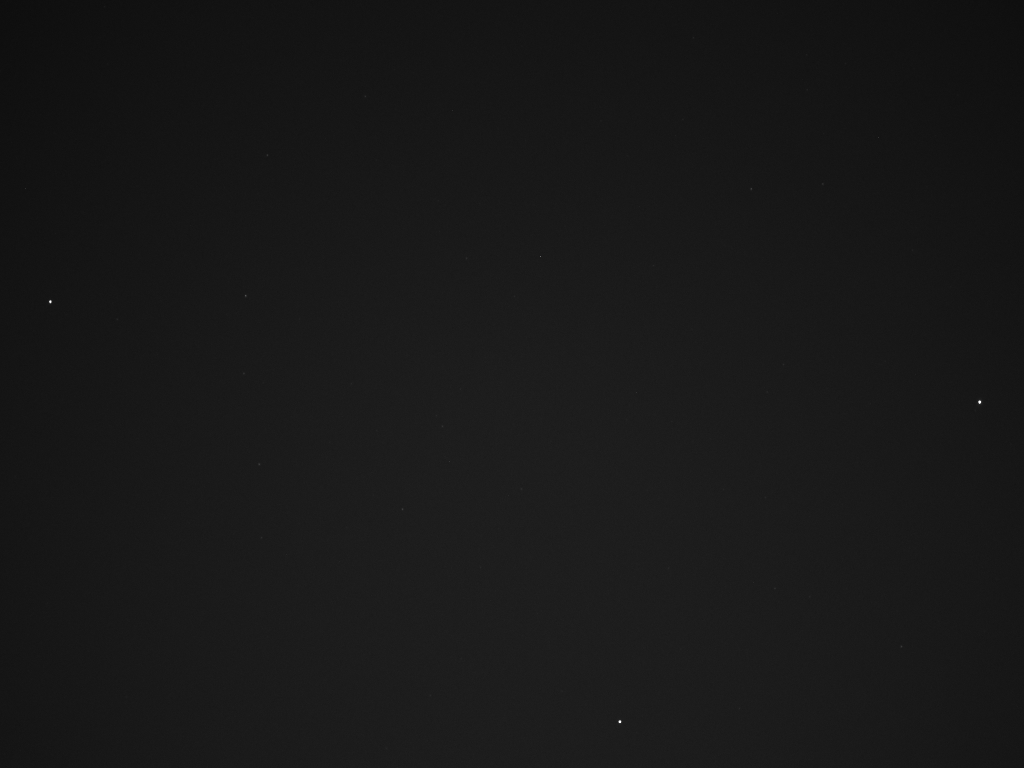
#> input picture tetra3/test_data/2019-07-29T204726_Alt40_Azi-45_Try1.tiff, 1024 x 768 px; its folder holds only this picture in this run
$ python -i tetra3.py   (imports and definitions only)   (older library calls are emulated)
#> lines starting #> are read from the running program, lines starting #| are printed output that depends on the picture
#> further down, picture is the input picture: shape (768, 1024); min 13, max 255, mean 24.4
"""
tetra3: A fast lost-in-space plate solver for star trackers.
============================================================

Use it to identify stars in images and get the corresponding direction (i.e. right ascension and
declination) in the sky which the camera points to. The only thing tetra3 needs to know is the
approximate field of view of your camera. tetra3 also includes a versatile function to find spot
centroids and statistics.

Included in the package:

    - :class:`tetra3.Tetra3`: Class to solve images and load/create databases.
    - :meth:`tetra3.get_centroids_from_image`: Extract spot centroids from an image.
    - :meth:`tetra3.crop_and_downsample_image`: Crop and/or downsample an image.

A default database (named `default_database`) is included in the repo, it is built for a maximum
field of view of 12 degrees and and the default settings.

Note:
    If you wish to build you own database (e.g. for different field of view) you must download the
    Yale Bright Star Catalog 'BCS5' from <http://tdc-www.harvard.edu/catalogs/bsc5.html> and place
    in the tetra3 directory. (Direct download link: <http://tdc-www.harvard.edu/catalogs/BSC5>.)

It is critical to set up the centroid extraction parameters (see :meth:`get_centroids_from_image`
to reliably return star centroids from a given image. After this is done, pass the same keyword
arguments to :meth:`Tetra3.solve_from_image` to use them when solving your images.

This is Free and Open-Source Software based on `Tetra` rewritten by Gustav Pettersson at ESA.

The original software is due to:
J. Brown, K. Stubis, and K. Cahoy, "TETRA: Star Identification with Hash Tables",
Proceedings of the AIAA/USU Conference on Small Satellites, 2017.
<https://digitalcommons.usu.edu/smallsat/2017/all2017/124/>
<github.com/brownj4/Tetra>

tetra3 license:
    Copyright 2019 the European Space Agency

    Licensed under the Apache License, Version 2.0 (the "License");
    you may not use this file except in compliance with the License.
    You may obtain a copy of the License at

        https://www.apache.org/licenses/LICENSE-2.0

    Unless required by applicable law or agreed to in writing, software
    distributed under the License is distributed on an "AS IS" BASIS,
    WITHOUT WARRANTIES OR CONDITIONS OF ANY KIND, either express or implied.
    See the License for the specific language governing permissions and
    limitations under the License.

Original Tetra license notice:
    Copyright (c) 2016 brownj4

    Permission is hereby granted, free of charge, to any person obtaining a copy
    of this software and associated documentation files (the "Software"), to deal
    in the Software without restriction, including without limitation the rights
    to use, copy, modify, merge, publish, distribute, sublicense, and/or sell
    copies of the Software, and to permit persons to whom the Software is
    furnished to do so, subject to the following conditions:

    The above copyright notice and this permission notice shall be included in all
    copies or substantial portions of the Software.

    THE SOFTWARE IS PROVIDED "AS IS", WITHOUT WARRANTY OF ANY KIND, EXPRESS OR
    IMPLIED, INCLUDING BUT NOT LIMITED TO THE WARRANTIES OF MERCHANTABILITY,
    FITNESS FOR A PARTICULAR PURPOSE AND NONINFRINGEMENT. IN NO EVENT SHALL THE
    AUTHORS OR COPYRIGHT HOLDERS BE LIABLE FOR ANY CLAIM, DAMAGES OR OTHER
    LIABILITY, WHETHER IN AN ACTION OF CONTRACT, TORT OR OTHERWISE, ARISING FROM,
    OUT OF OR IN CONNECTION WITH THE SOFTWARE OR THE USE OR OTHER DEALINGS IN THE
    SOFTWARE.
"""

# Standard imports:
from pathlib import Path
import logging
import itertools
from time import perf_counter as precision_timestamp
from datetime import datetime

# External imports:
import numpy as np
from numpy.linalg import norm
import scipy.ndimage
import scipy.optimize
import scipy.stats

_MAGIC_RAND = 2654435761


# [57 lines left out: functions _insert_at_index, _get_at_index, _key_to_index, _generate_patterns_from_centroids, not called in this run]


class Tetra3():
    """Solve star patterns and manage databases.

    To find the direction in the sky an image is showing this class calculates a "fingerprint" of
    the stars seen in the image and looks for matching fingerprints in a pattern catalogue loaded
    into memory. Subsequently, all stars that should be visible in the image (based on the
    fingerprint's location) are looked for and the match is confirmed or rejected based on the
    probability that the found number of matches happens by chance.

    Each pattern is made up of four stars, and the fingerprint is created by calculating the
    distances between every pair of stars in the pattern and normalising by the longest to create
    a set of five numbers between zero and one. This information, and the desired tolerance, is
    used to find the indices in the database where the match may reside by a hashing function.

    A database needs to be generated with patterns which are of appropriate scale for the field
    of view (FOV) of your camera. Therefore, generate a database using :meth:`generate_database`
    with a `max_fov` which is the FOV of your camera (or slightly larger). A database with
    `max_fov=12` (degrees) is included as `default_database.npz`.

    Star locations (centroids) are found using :meth:`tetra3.get_centroids_from_image`, use one of
    your images to find settings which work well for your images. Then pass those settings as
    keyword arguments to :meth:`solve_from_image`.

    Example 1: Load database and solve image
        ::

            import tetra3
            # Create instance
            t3 = tetra3.Tetra3()
            # Load a database
            t3.load_database('default_database')
            # Create dictionary with desired extraction settings
            extract_dict = {'min_sum': 250, 'max_axis_ratio': 1.5}
            # Solve for image, optionally passing known FOV estimate and error range
            result = t3.solve_from_image(image, fov_estimate=11, fov_max_error=.5, **extract_dict)

    Example 2: Generate and save database
        ::

            import tetra3
            # Create instance
            t3 = tetra3.Tetra3()
            # Generate and save database
            t3.generate_database(max_fov=20, save_as='my_database_name')

    Args:
        load_database (str or pathlib.Path, optional): Database to load. Will call
            :meth:`load_database` with the provided argument after creating instance.
        debug_folder (pathlib.Path, optional): The folder for debug logging. If None (the default)
            the folder tetra3/debug will be used/created.

    """
    # [635 lines left out: functions __init__, debug_folder, debug_folder, has_database, star_table, pattern_catalog and 5 more, not called in this run]

    def _get_nearby_stars(self, vector, radius):
        """Get stars within radius radians of the vector."""
        return np.where(np.dot(np.asarray(vector), self.star_table[:, 2:5].T) > np.cos(radius))[0]


def get_centroids_from_image(image, sigma=3, image_th=None, crop=None, downsample=None,
                             filtsize=7, bg_sub_mode='local_median', sigma_mode='local_median_abs',
                             binary_open=True, centroid_window=None, max_area=None, min_area=3,
                             max_sum=None, min_sum=None, max_axis_ratio=None, max_returned=None,
                             return_moments=False, return_images=False):
    """Extract spot centroids from an image and calculate statistics.

    This is a versatile function for finding spots (e.g. stars or satellites) in an image and
    calculating/filtering their positions (centroids) and statistics (e.g. sum, area, shape).

    The coordinates start at the top/left edge of the pixel, i.e. x=y=0.5 is the centre of the
    top-left pixel. To convert the results to integer pixel indices use the floor operator.

    To aid in finding optimal settings pass `return_images=True` to get back a dictionary with
    partial extraction results and tweak the parameters accordingly.

    In general, the best extraction is attained with `bg_sub_mode='local_median'` and
    `sigma_mode='local_median_abs'` with a reasonable (e.g. 7 to 15) size filter. However, this may
    be slow (especially for larger filter sizes). A recommendable and much faster alternative is
    `bg_sub_mode='local_mean'` and `sigma_mode='global_root_square'` with a large (e.g. 15 to 25)
    sized filter. You may also elect to do background subtraction and finding the threshold by
    your own methods, then pass `bg_sub_mode=None` and your threshold as `image_th` to bypass these
    extraction steps.

    The algorithm proceeds as follows:
        1. Convert image to 2D numpy.ndarray with type float32.
        2. Call :meth:`tetra3.crop_and_downsample_image` with the image and supplied arguments
           `crop` and `downsample`.
        3. Subtract the background if `bg_sub_mode` is not None. Four methods are available:

           - 'local_median' (the default): Create the background image using a median filter of
             size `filtsize` and subtract pixelwise.
           - 'local_mean': Create the background image using a mean filter of size `filtsize` and
             subtract pixelwise.
           - 'global_median': Subtract the median value of all pixels from each pixel.
           - 'global_mean': Subtract the mean value of all pixels from each pixel.

        4. Calculate the image threshold if image_th is None. If image_th is defined this value
           will be used to threshold the image. The threshold is determined by calculating the
           noise standard deviation with the metod selected as `sigma_mode` and then scaling it by
           `sigma` (default 3). The available methods are:

           - 'local_median_abs' (the default): For each pixel, calculate the standard deviation as
             the median of the absolute values in a region of size `filtsize` and scale by 1.48.
           - 'local_root_square': For each pixel, calculate the standard deviation as the square
             root of the mean of the square values in a region of size `filtsize`.
           - 'global_median_abs': Use the median of the absolute value of all pixels scaled by 1.48
             as the standard deviation.
           - 'global_root_square': Use the square root of the mean of the square of all pixels as
             the standard deviation.

        5. Create a binary mask using the image threshold. If `binary_open=True` (the default)
           apply a binary opening operation with a 3x3 cross as structuring element to clean up the
           mask.
        6. Label all regions (spots) in the binary mask.
        7. Calculate statistics on each region and reject it if it fails any of the max or min
           values passed. Calculated statistics are: area, sum, centroid (first moments) in x and
           y, second moments in xx, yy, and xy, major over minor axis ratio.
        8. Sort the regions, largest sum first, and keep at most `max_returned` if not None.
        9. If `centroid_window` is not None, recalculate the statistics using a square region of
           the supplied width (instead of the region from the binary mask).
        10. Undo the effects of cropping and downsampling by adding offsets/scaling the centroid
            positions to correspond to pixels in the original image.

    Args:
        image (numpy.ndarray): Image to find centroids in.
        sigma (float, optional): The number of noise standard deviations to threshold at.
            Default 3.
        image_th (float, optional): The value to threshold the image at. If supplied `sigma` and
            `simga_mode` will have no effect.
        crop (tuple, optional): Cropping to apply, see :meth:`tetra3.crop_and_downsample_image`.
        downsample (int, optinal): Downsampling to apply, see
            :meth:`tetra3.crop_and_downsample_image`.
        filtsize (int, optional): Size of filter to use in local operations. Must be odd.
            Default 7.
        bg_sub_mode (str, optional): Background subtraction mode. Must be one of 'local_median'
            (the default), 'local_mean', 'global_median', 'global_mean'.
        sigma_mode (str, optinal): Mode used to calculate noise standard deviation. Must be one of
            'local_median_abs' (the default), 'local_root_square', 'global_median_abs', or
            'global_root_square'.
        binary_open (bool, optional): If True (the default), apply binary opening with 3x3 cross
           to thresholded binary mask.
        centroid_window (int, optional): If supplied, recalculate statistics using a square window
            of the supplied size.
        max_area (int, optional): Reject spots larger than this.
        min_area (int, optional): Reject spots smaller than this. Default 3.
        max_sum (float, optional): Reject spots with a sum larger than this.
        min_sum (float, optional): Reject spots with a sum smaller than this.
        max_axis_ratio (float, optional): Reject spots with a ratio of major over minor axis larger
            than this.
        max_returned (int, optional): Return at most this many spots.
        return_moments (bool, optional): If set to True, return the calculated statistics (e.g.
            higher order moments, sum, area) together with the spot positions.
        return_images (bool, optional): If set to True, return a dictionary with partial results
            from the steps in the algorithm.

    Returns:
        numpy.ndarray or tuple: If `return_moments=False` and `return_images=False` (the defaults)
            an array of shape (N,2) is returned with centroid positions (y down, x right) of the
            found spots in order of brightness. If `return_moments=True` a tuple of numpy arrays
            is returned with: (N,2) centroid positions, N sum, N area, (N,3) xx yy and xy second
            moments, N major over minor axis ratio. If `return_images=True` a tuple is returned
            with the results as defined previously and a dictionary with images and data of partial
            results.
    """
#> called with sigma = 3, filtsize = 7, bg_sub_mode = 'local_median', sigma_mode = 'local_median_abs', binary_open = True, min_area = 3, return_moments = False, return_images = False

    # bg_sub_mode and sigma_mode:
    # local_median, global_median, global_mean

    # Versatile spot extractor for images, used in tetra3 for wide fields and
    # in satellite closed-loop tracking.
    # PROCESS:
    # 0. Convert to numpy single precision greyscale (32-bit float)
    # 1. Crop by factor 'crop' if not None (centered crop)
    # 2. Downsample by factor 'downsample' if not None (sums values)
    # 3. Subtract background by median filter of 'filtsize' width (odd)
    # [Set filtsize=None to do single value background subtraction]
    # 4. If local_sigma False:
    #        Find RMS or 1.48*MAD for image as global standard deviation
    #    If local_sigma True:
    #        Find RMS or 1.48*MAD for local areas of 'filtsize' width to use
    #        as a pixel-by-pixel estimate of the local standard deviation
    # 5. Threshold by sigma*[local/global] standard deviation if image_th None, else use image_th
    # 6. Find area and moments for each region, apply thresholds
    # 7. Sort by sum, keep at most 'max_returned'
    # 8. Correct for effects of crop and downsample
    # RETURNS:
    # Default: Numpy array size Nx2 with y,x centroid positions (y down, x right)
    # return_moments=True: 5-tuple with Numpy arrays:
    #    0: size Nx2 with y,x centroid positions
    #    1: size N with sum (zeroth moment)
    #    2: size N with area (pixels)
    #    3: size Nx3 with xx,yy,xy variances (second moment)
    #    4: size N with ratio of major/minor axis

    # 1. Ensure image is float np array and 2D:
    image = np.asarray(image, dtype=np.float32)
    if image.ndim == 3:
        assert image.shape[2] in (1, 3), 'Colour image must have 1 or 3 colour channels'
        if image.shape[2] == 3:
            # Convert to greyscale
            image = image[:, :, 0]*.299 + image[:, :, 1]*.587 + image[:, :, 2]*.114
        else:
            # Delete empty dimension
            image = image.squeeze(axis=2)
    else:
        assert image.ndim == 2, 'Image must be 2D or 3D array'
    if return_images:
        images_dict = {'converted_input': image.copy()}
    # 2 Crop and downsample
    (image, offs) = crop_and_downsample_image(image, crop=crop, downsample=downsample,
                                              return_offsets=True, sum_when_downsample=True)
#> offs = (0, 0)
    (height, width) = image.shape
    (offs_h, offs_w) = offs
#> offs_h = 0; offs_w = 0
    if return_images:
        images_dict['cropped_and_downsampled'] = image.copy()
    # 3. Subtract background:
    if bg_sub_mode is not None:
        if bg_sub_mode.lower() == 'local_median':
            assert filtsize is not None, \
                'Must define filter size for local median background subtraction'
            assert filtsize % 2 == 1, 'Filter size must be odd'
            image = image - scipy.ndimage.filters.median_filter(image, size=filtsize,
                                                                output=image.dtype)
        elif bg_sub_mode.lower() == 'local_mean':
            assert filtsize is not None, \
                'Must define filter size for local median background subtraction'
            assert filtsize % 2 == 1, 'Filter size must be odd'
            image = image - scipy.ndimage.filters.uniform_filter(image, size=filtsize,
                                                                 output=image.dtype)
        elif bg_sub_mode.lower() == 'global_median':
            image = image - np.median(image)
        elif bg_sub_mode.lower() == 'global_mean':
            image = image - np.mean(image)
        else:
            raise AssertionError('bg_sub_mode must be string: local_median, local_mean,'
                                 + ' global_median, or global_mean')
    if return_images:
        images_dict['removed_background'] = image.copy()
    # 4. Find noise standard deviation to threshold unless a threshold is already defined!
    if image_th is None:
        assert sigma_mode is not None and isinstance(sigma_mode, str), \
            'Must define a sigma mode or image threshold'
        assert sigma is not None and isinstance(sigma, (int, float)), \
            'Must define sigma for thresholding (int or float)'
        if sigma_mode.lower() == 'local_median_abs':
            assert filtsize is not None, 'Must define filter size for local median sigma mode'
            assert filtsize % 2 == 1, 'Filter size must be odd'
            img_std = scipy.ndimage.filters.median_filter(np.abs(image), size=filtsize,
                                                          output=image.dtype) * 1.48
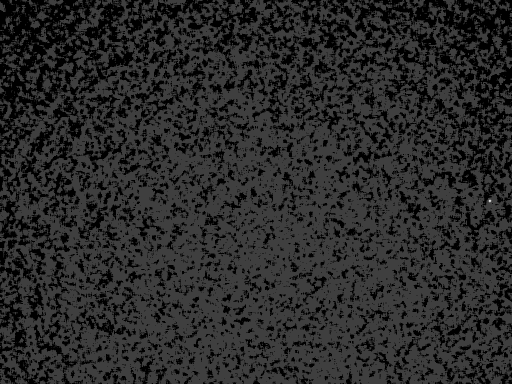
#> img_std: shape (768, 1024) float32 (shown at 1/2 size); min 0, max 5.92, mean 0.982; drawn with min black and max white
        elif sigma_mode.lower() == 'local_root_square':
            assert filtsize is not None, 'Must define filter size for local median sigma mode'
            assert filtsize % 2 == 1, 'Filter size must be odd'
            img_std = np.sqrt(scipy.ndimage.filters.uniform_filter(image**2, size=filtsize,
                                                                   output=image.dtype))
        elif sigma_mode.lower() == 'global_median_abs':
            img_std = np.median(np.abs(image)) * 1.48
        elif sigma_mode.lower() == 'global_root_square':
            img_std = np.sqrt(np.mean(image**2))
        else:
            raise AssertionError('sigma_mode must be string: local_median_abs, local_root_square,'
                                 + ' global_median_abs, or global_root_square')
        image_th = img_std * sigma
    if return_images:
        images_dict['image_threshold'] = image_th
    # 5. Threshold to find binary mask
    bin_mask = image > image_th
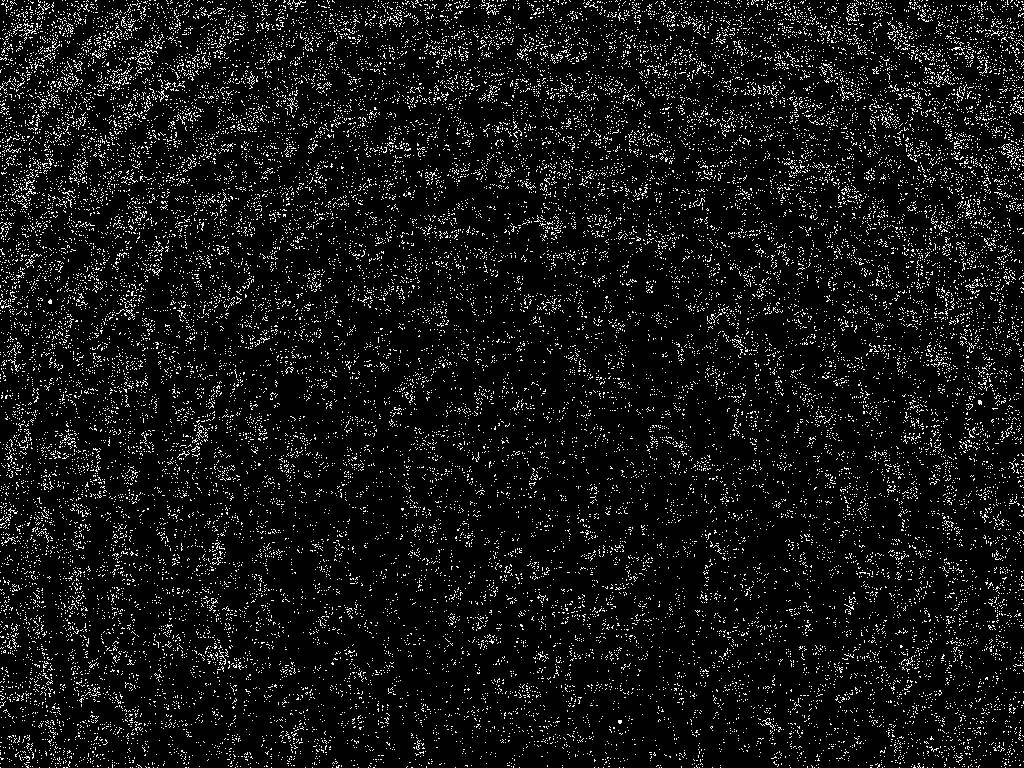
#> bin_mask: shape (768, 1024) bool; 7.7% white in thin lines or dots
    if binary_open:
        bin_mask = scipy.ndimage.binary_opening(bin_mask)
#> bin_mask: shape (768, 1024) bool; 0.06% white in thin lines or dots
    if return_images:
        images_dict['binary_mask'] = bin_mask
    # 6. Label each region in the binary mask
    (labels, num_labels) = scipy.ndimage.label(bin_mask)
#> labels: shape (768, 1024) int32; 88 distinct labels, from 0 to 87
#> (the rest of the program and of its run is left out)
